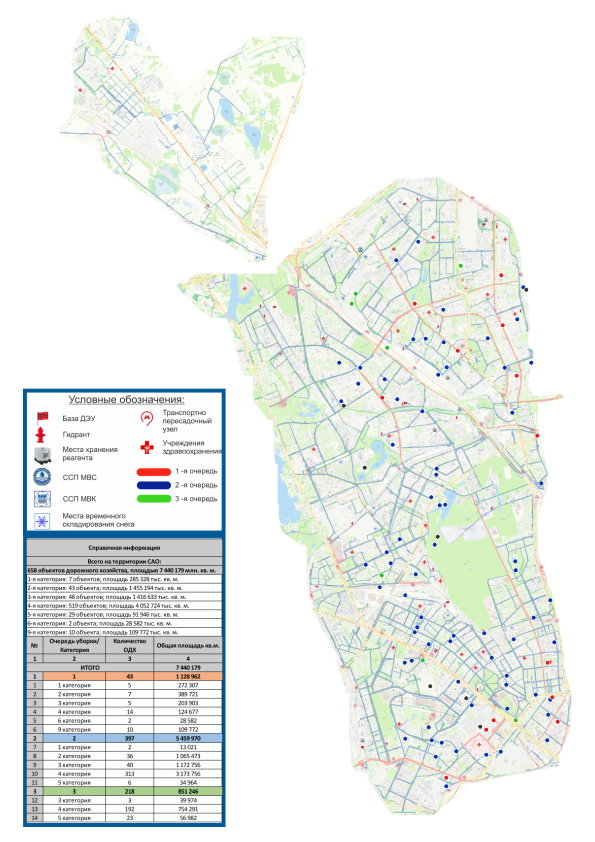
#> input picture work_pdf_analysis/current_wave1_pdf_candidate_centroids.png, 1190 x 1684 px, given in place of KARTA_page_1.png, which was not available (shown at 1/2 size)
$ python fit_main_alignment.py
#> lines starting #> are read from the running program, lines starting #| are printed output that depends on the picture; after the words box and inside, x2 and y2 are one past the last pixel; in counts of white or black regions, pixels touching at a corner belong together; pictures that were not available may be replaced by others from this repository, and a replacement may not be noted
from __future__ import annotations
import json, math
from pathlib import Path
import cv2
import numpy as np
from pyproj import Transformer
from scipy.optimize import differential_evolution

ROOT=Path(r'C:\Users\root\Downloads\КАРТА')
IMG=Path(r'C:\Users\root\Downloads\KARTA_page_1.png')
LAYERS=ROOT/'odh-map'/'layers'
OUT=ROOT/'work_pdf_analysis'
OUT.mkdir(exist_ok=True)

def coords(g):
    t=g.get('type'); c=g.get('coordinates')
    if t=='Polygon':
        for r in c:
            yield from r
    elif t=='MultiPolygon':
        for p in c:
            for r in p: yield from r
    elif t=='LineString': yield from c
    elif t=='Point': yield c

def load_points(files, only_main=True):
    tr=Transformer.from_crs(4326,3857,always_xy=True)
    pts=[]
    for f in files:
        d=json.loads((LAYERS/f).read_text('utf8'))
        for ft in d['features']:
            for lon,lat,*_ in coords(ft['geometry']):
                # historical main section does not contain Molzhaninovsky inset
                if only_main and lon < 37.426 and lat > 55.907:
                    continue
                x,y=tr.transform(lon,lat); pts.append((x,y))
    arr=np.asarray(pts,dtype=np.float32)
    # deterministic downsample
    return arr[::max(1,len(arr)//6000)]

im=cv2.imread(str(IMG))
#> im is the input picture: shape (1684, 1190, 3); mean B, G, R 234.5, 238.2, 234.5
hsv=cv2.cvtColor(im,cv2.COLOR_BGR2HSV)
#> hsv: shape (1684, 1190, 3); mean H, S, V 20.4, 14, 241.5
# Road/corridor colours incl. three historical queues and ordinary orange road context.
# Restrict saturation/value to reject white background; legend masked out explicitly.
mask=np.zeros(hsv.shape[:2],np.uint8)
ranges=[((0,45,80),(10,255,255)),((170,45,80),(179,255,255)),((90,45,70),(130,255,255)),((38,35,70),(85,255,255)),((12,45,100),(32,255,255))]
for lo,hi in ranges:
    mask|=cv2.inRange(hsv,np.array(lo),np.array(hi))
#> this loop made 5 passes
#> pass 1, `mask|=cv2.inRange(hsv,np.array(lo),np.array(hi))`:
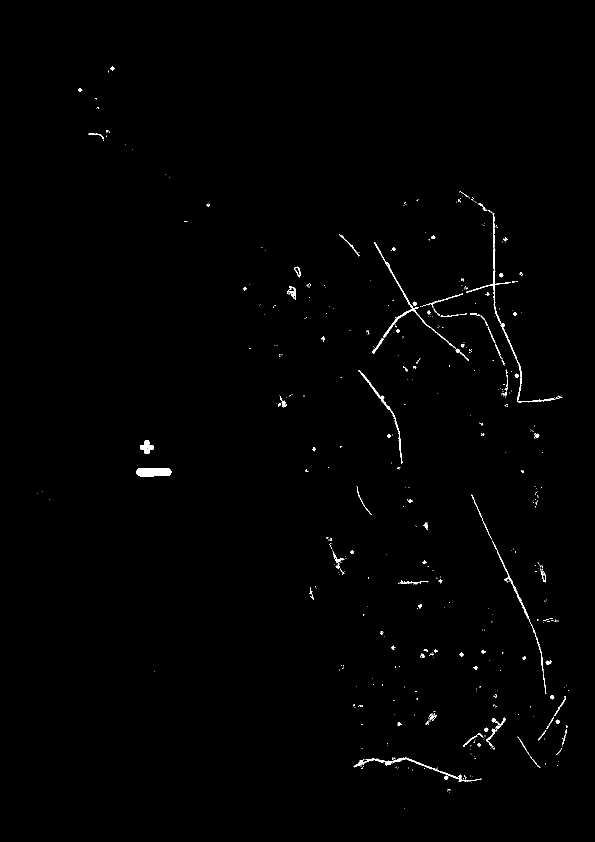
#> mask: shape (1684, 1190) (shown at 1/2 size); 0.6% white; 494 white regions (390 under 20 px), largest, box (x1, y1, x2, y2) and area: (273, 936, 343, 953) 1094, (760, 507, 912, 698) 925, (707, 1515, 940, 1564) 877
#> pass 2, `mask|=cv2.inRange(hsv,np.array(lo),np.array(hi))`:
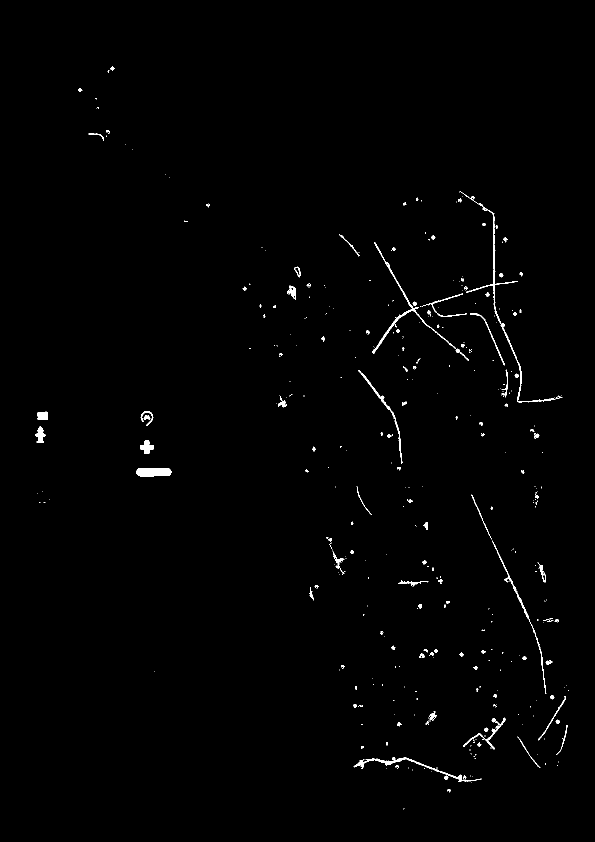
#> mask: shape (1684, 1190) (shown at 1/2 size); 0.74% white; 384 white regions (262 under 20 px), largest, box (x1, y1, x2, y2) and area: (744, 484, 912, 708) 1171, (273, 936, 343, 953) 1094, (707, 1514, 963, 1564) 1022
#> pass 3, `mask|=cv2.inRange(hsv,np.array(lo),np.array(hi))`:
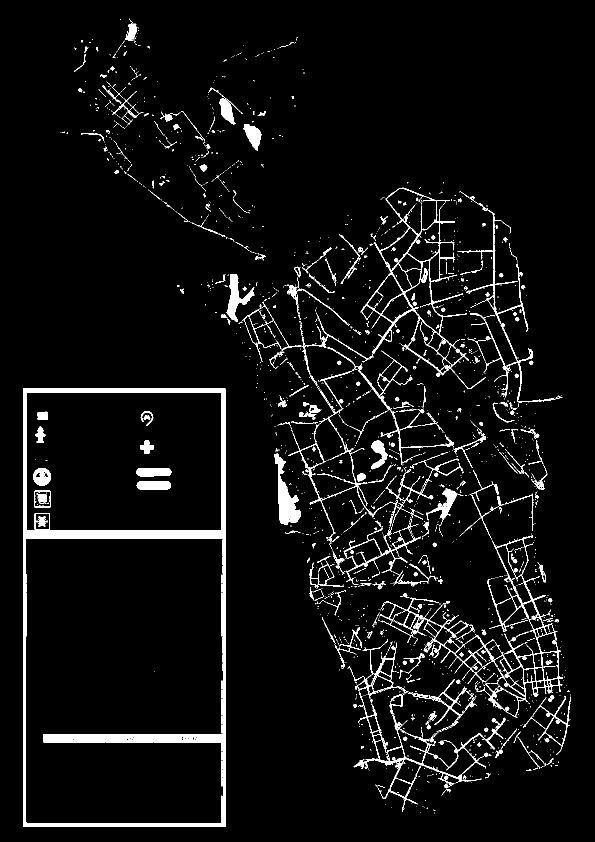
#> mask: shape (1684, 1190) (shown at 1/2 size); 5.1% white; 2041 white regions (1696 under 20 px), largest, box (x1, y1, x2, y2) and area: (46, 777, 451, 1654) 29837, (759, 1070, 1126, 1396) 7864, (604, 375, 937, 772) 6429
#> after the loop:
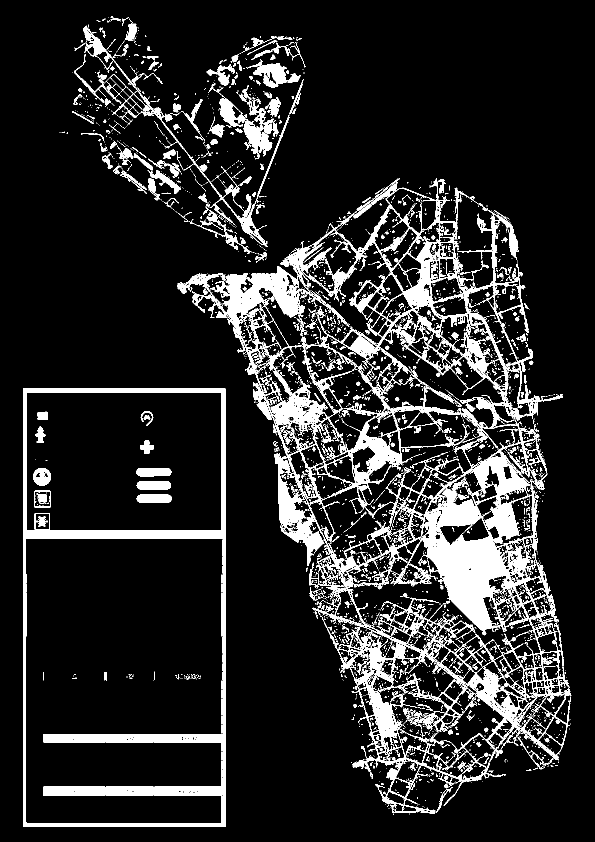
#> mask: shape (1684, 1190) (shown at 1/2 size); 13.1% white; 3739 white regions (3284 under 20 px), largest, box (x1, y1, x2, y2) and area: (354, 356, 1143, 1628) 164481, (46, 777, 451, 1654) 32282, (148, 51, 579, 494) 6508
# remove legend and table; retain only map sections
mask[:, :500]=0
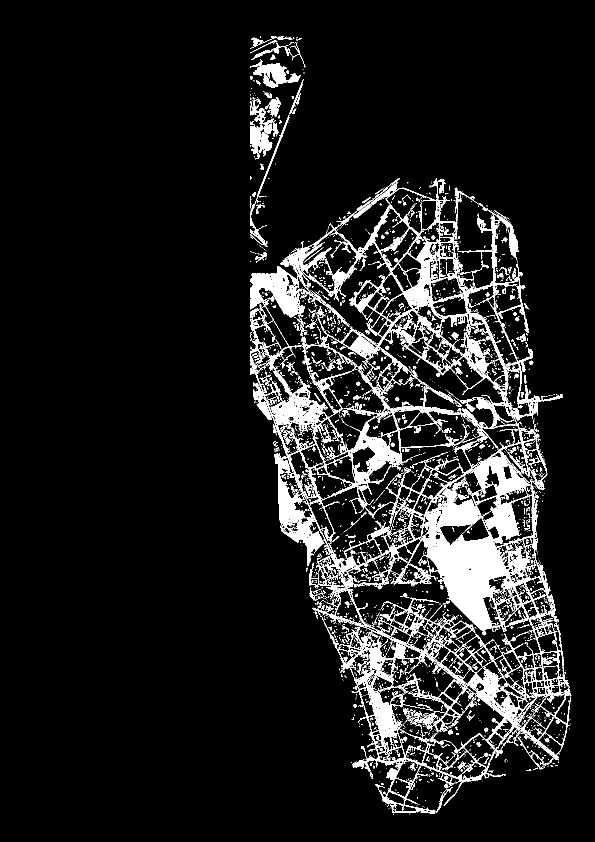
#> mask: shape (1684, 1190) (shown at 1/2 size); 9.6% white; 3190 white regions (2850 under 20 px), largest, box (x1, y1, x2, y2) and area: (500, 356, 1143, 1628) 158004, (500, 197, 547, 319) 2679, (506, 126, 601, 175) 2162
# morphological one-pixel dilate makes anti-aliased PDF road strokes usable
mask=cv2.dilate(mask,np.ones((3,3),np.uint8),iterations=1)
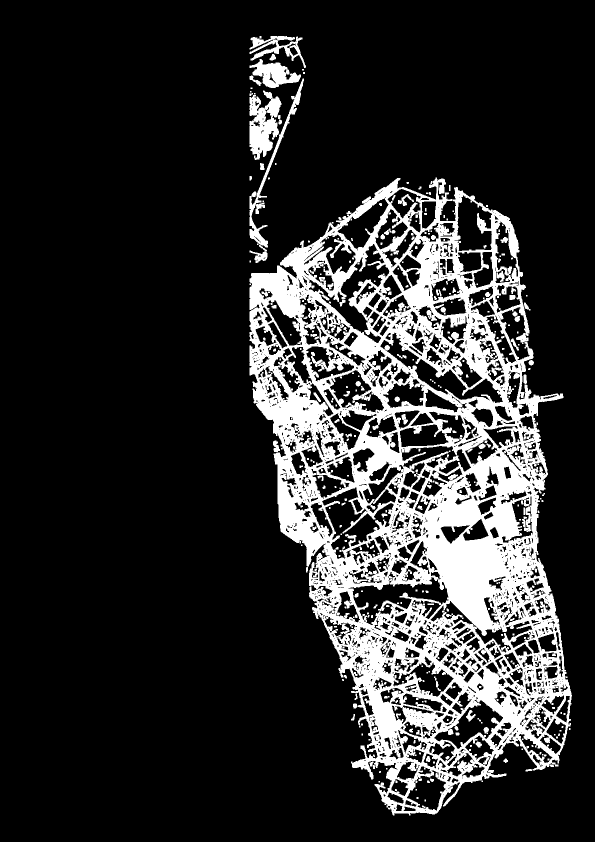
#> mask: shape (1684, 1190) (shown at 1/2 size); 17.2% white; 378 white regions (225 under 20 px), largest, box (x1, y1, x2, y2) and area: (499, 355, 1144, 1631) 319685, (499, 181, 563, 320) 5296, (499, 157, 608, 526) 3846
# distance to a coloured-road pixel
D=cv2.distanceTransform(255-mask,cv2.DIST_L2,3)
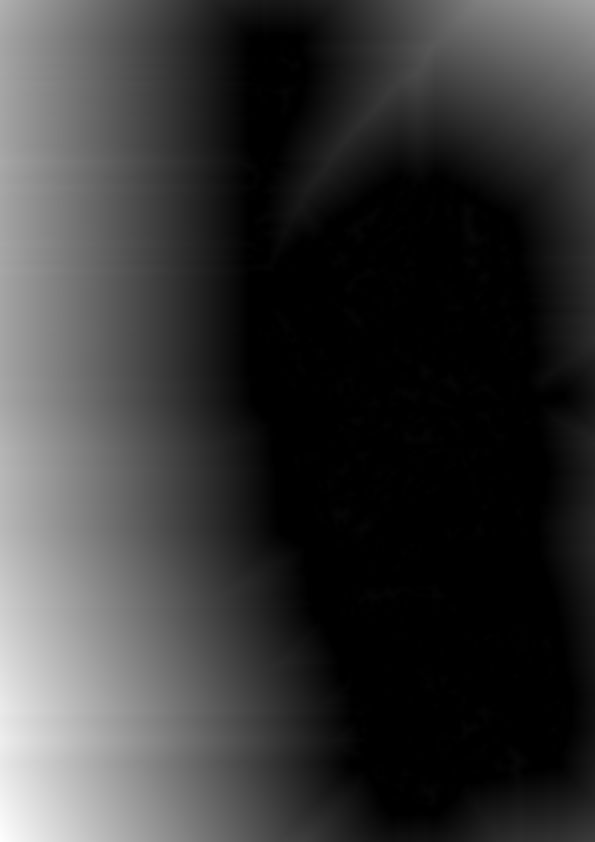
#> D: shape (1684, 1190) float32 (shown at 1/2 size); min 0, max 734.5, mean 159.5; drawn with min black and max white
pts=load_points(['sao_wave1_complete_wgs84.geojson','sao_remaining_wgs84.geojson'])
#> (the run stopped early here; a loop or call above may not have finished)
